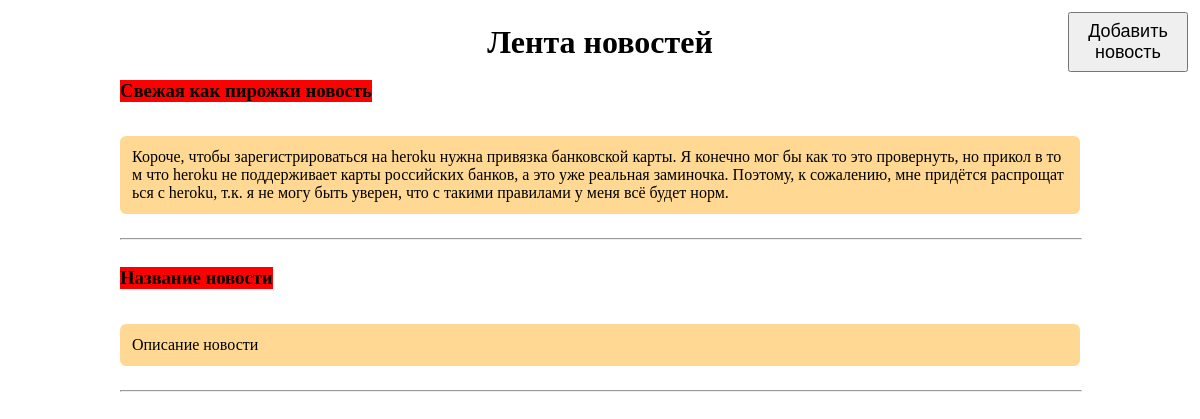
The page / on the database its author committed.
### news/models.py (models this page shows)
class newsModel(models.Model):
  title = models.CharField(max_length=50)
  description = models.TextField(max_length=500)
  preview = models.ImageField(blank=True, upload_to='news/previews')
  class Meta:
    verbose_name = 'Новость'
    verbose_name_plural = 'Новости'

### news/views.py (the view, shortened to what this page needs)
# urls.py: path('', newsView.as_view()),
class newsView(View):
  def get(self, request):
    news = list(newsModel.objects.all())[::-1]
    return render(request, 'news/templates/index.html', {
      'news': news
    })

### news/templates/index.html (shortened to what this page needs)
{% load static %}
<!DOCTYPE html>
<html lang="en">
<head>
  <link rel="stylesheet" href="{% static 'news/static/index.css' %}">
</head>
<body>
<div class="addNews__wrapper">
  <button class="addNews">Добавить новость</button>
</div>
<div class="allNews__wrapper">
  <h1 class="allNews__mainTitle">Лента новостей</h1>
  <div class="allNews">
    {% for new in news %}
    <h3 class="allNews__title">{{ new.title }}</h3>
    <p class="allNews__description">{{ new.description }}</p>
    <hr>
    {% endfor %}
  </div>
</div>
</body>
</html>

### news/static/index.css (style rules this page uses)
body { margin: 0; }
.addNews { position: absolute; top: 1vw; right: 1vw; width: 10vw; height: 5vw; font-size: 1.5vw; }
.allNews__wrapper { width: 100%; }
.allNews__mainTitle { width: fit-content; margin: 0 auto; margin-top: 2vw; }
.allNews { width: 80%; margin: 0 auto; display: flex; flex-direction: column; }
.allNews__title { width: fit-content; font-weight: 900; background-color: red; }
.allNews__description { max-width: 100%; padding: 1vw; word-break: break-all; background-color: rgb(255, 217, 147); border-radius: 2px solid black; border-radius: .5vw/.5vw; }
hr { width: 100%; }

### rows shown on the page
newsModel: title "Свежая как пирожки новость", description "Короче, чтобы зарегистрироваться на heroku нужна привязка банковской карты. Я конечно мог бы как то это провернуть, но прикол в том что heroku не поддерживает карты российских банков, а это уже реальная заминочка. Поэтому, к сожалению, мне придётся распрощаться с heroku, т.к. я не могу быть уверен, что с такими правилами у меня всё будет норм."
newsModel: title "Название новости", description "Описание новости"
